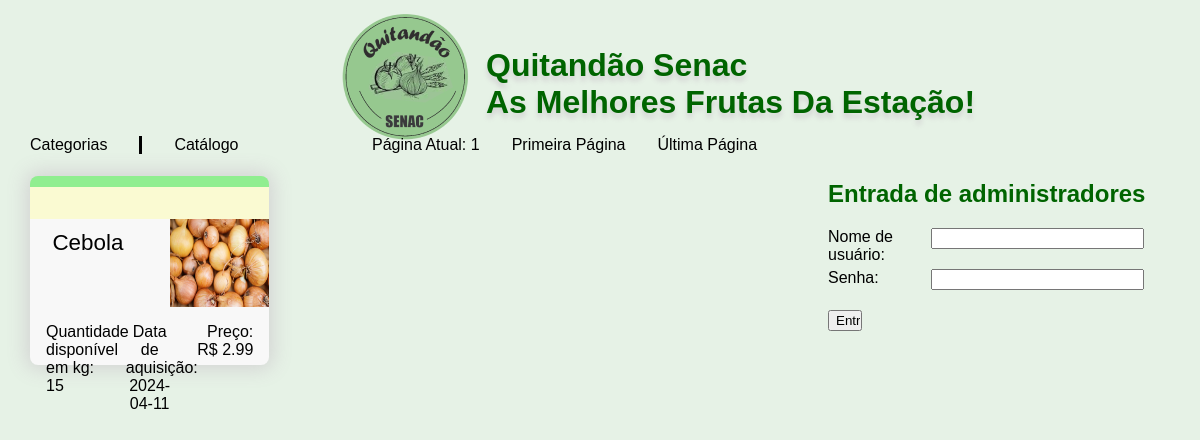
The page /segunda_pag.php?id_cat=3 on the database its author committed.
### tables this page shows
CREATE TABLE `produtos` (
  `id_produto` int NOT NULL AUTO_INCREMENT,
  `nome_produto` varchar(255) NOT NULL,
  `foto_produto` varchar(255) NOT NULL DEFAULT 'Sem Foto',
  `estado` varchar(100) NOT NULL DEFAULT 'Bom',
  `quantidade` int NOT NULL,
  `preco` float(4,2) NOT NULL,
  `data_adicao` date NOT NULL,
  `id_categoria` int NOT NULL,
  PRIMARY KEY (`id_produto`),
  KEY `fk_produto_categoria` (`id_categoria`),
  CONSTRAINT `fk_produto_categoria` FOREIGN KEY (`id_categoria`) REFERENCES `categorias` (`id_categoria`)
);

### segunda_pag.php (the view, shortened to what this page needs)
<?php
    include "conexao.php";
    if ( isset($_GET['id_cat']) ) {
        $id_cat = $_GET['id_cat'];
        $inicio = 0;
        $produtosPorPagina = 9;
        $todosProdutos = mysqli_query($conexao, "SELECT * FROM produtos INNER JOIN categorias WHERE produtos.id_categoria = categorias.id_categoria AND produtos.id_categoria = $id_cat");
        $numeroProdutos = mysqli_num_rows($todosProdutos);
        $paginas = ceil($numeroProdutos / $produtosPorPagina);
        if ( isset($_GET['nr_pag']) ) {
            $pagina_atual = $_GET['nr_pag'] - 1;
            $inicio = $pagina_atual * $produtosPorPagina;
        }
        else {
            $pagina_atual = 0;
        }
    }
    else {
    }
?>
<!DOCTYPE html>
<html lang="pt-br">
<head>
    <link rel="stylesheet" href="estilo.css">
</head>
<body>
    <header>
        <a href="index.php"><img src="Layout/logoquitanda-01 1.png" alt="Logotipo Quitandão"></a>
        <h1>
            Quitandão Senac<br>
            As Melhores Frutas Da Estação!
        </h1>
    </header>
    <nav>
        <div class="categoria catalogo">
            <a class="categoria" href="#" onclick="aparecerMain('categorias'), aparecerSumir('cadastroCat')">Categorias</a>
            <a class="catalogo" href="#" onclick="aparecerMain('catalogo'), aparecerSumir('cadastro')">Catálogo</a>
        </div>
        <div class="paginas" >
            <a class="paginas">Página Atual: <?= $pagina_atual + 1?></a>
            <a href="<?php echo $_SERVER['PHP_SELF']; ?>?nr_pag=1&id_cat=<?= $id_cat ?>" class="paginas">Primeira Página</a>
            <a href="<?php echo $_SERVER['PHP_SELF']; ?>?id_cat=<?= $id_cat ?>&nr_pag=<?= $paginas ?>" class="paginas">Última Página</a>
        </div>
        <div class="cadastro">
        </div>
    </nav>
    <main id="catalogo">
    <?php
        $produtos = mysqli_query($conexao, "SELECT * FROM produtos INNER JOIN categorias WHERE produtos.id_categoria = categorias.id_categoria AND produtos.id_categoria = $id_cat LIMIT $inicio, $produtosPorPagina");
        $quantBloco = 0;
        $numBloco = 0;
        while ( $produto = mysqli_fetch_assoc($produtos) ) {
            $quantBloco++;
            $numBloco++; if ( $quantBloco>9 ) {
                break;
            }
            if ( $produto['nome_categoria'] === "Frutas" ) {
                $corCat = "cor-frutas";
            }
            else if ( $produto['nome_categoria'] === "Verduras" ) {
                $corCat = "cor-verduras";
            }
            else if ( $produto['nome_categoria'] === "Legumes" ) {
                $corCat = "cor-legumes";
            }
            if ( $produto['estado'] == "Ótimo" ) {
                $estadoP = "estado-otimo";
            }
            else if ( $produto['estado'] == "Bom" ) {
                $estadoP = "estado-bom";
            }
            else if ( $produto['estado'] == "Ruim" ) {
                $estadoP = "estado-ruim";
            }
            ?>
        <div class="f<?= $numBloco." ".$corCat ?> visualizavel">
                <div class="<?= $estadoP ?>"></div>
                <p class="produto">
                    <?= $produto['nome_produto']; ?>
                </p>
                <?php if ( $produto['foto_produto'] !== "Sem Foto" ) { ?>
                    <p class="foto">
                        <img src="<?= $produto['foto_produto']?>">
                    </p>
                <?php }
                    else { ?>
                    <p class="foto sem_foto">
                        Sem foto do produto.
                    </p>
                <?php } ?>
                <p class="quant">Quantidade disponível em kg:
                    <?= $produto['quantidade']; ?>
                </p>
                <p class="preco">Preço:
                    <br>R$ <?= $produto['preco']; ?>
                </p>
                <p class="data">Data de aquisição:
                    <br><?= $produto['data_adicao']; ?>
                </p>
            </div>
        <?php }
         ?>
    </main>
    <aside id="formularios">
    <?php
            if ( $_SESSION ) {
        ?>
        <form action="salvar_produto.php" id="cadastro" method="post" enctype="multipart/form-data">
            <h2>Cadastre um produto</h2>
            <p>
                <label for="nome">Nome:</label>
                <input type="text" name="nome" id="nome">
            </p>
            <p>
                <label for="quantidade">Quantidade em kg:</label>
                <input type="number" name="quantidade" id="quantidade">
            </p>
            <p>
                <label for="estado">Estado:</label>
                <select name="estado" id="estado">
                    <option value="">Selecione</option>
                    <option value="Ótimo">Ótimo</option>
                    <option value="Bom">Bom</option>
                    <option value="Ruim">Ruim</option>
                </select>
            </p>
            <p>
                <label for="data">Data de aquisição:</label>
                <input type="date" name="data" id="data">
            </p>
            <p>
                <label for="categoria">Categoria:</label>
                <select name="categoria" id="categoria">
                    <option value="">Selecione</option>
                    <?php
                        $categorias = mysqli_query($conexao, "SELECT * FROM categorias");
                        while ($cat = mysqli_fetch_assoc($categorias)) {
                            echo "<option value=" . $cat["id_categoria"] . ">" . $cat["nome_categoria"] . "</option>";
                        }
                    ?>
                </select>
            </p>
            <p>
                <label for="foto">Foto do produto:</label>
                <input type="file" name="foto" id="foto">
            </p>
            <p>
                <label>Preço:</label>
                <input type="number" name="preco" step="0.01">
            </p>
            <p>
                <button type="submit" id="botao_cadastrar">Salvar</button>
            </p>
        </form>
        <?php
            }
            else { ?>
            <form action="login.php" method="post" id="login">
                <h2>Entrada de administradores</h2>
                <label for="nome_us">Nome de usuário:</label>
                <input type="text" name="nome_us" id="nome_us">
                <label for="senha_us">Senha:</label>
                <input type="password" name="senha_us" id="senha_us">
                <input type="submit" value="Entrar" name="entrar" id="botao_entrar">
            </form>
        <?php }
        ?>
    </aside>
</body>
</html>

### estilo.css (style rules this page uses)
body { width: 95%; margin: auto; display: grid; grid-template-columns: 7fr 3fr; grid-template-rows: 15vh 5vh 80vh; grid-template-areas: "h h" "n n" "m form"; background-color: #e6f2e6; font-family: Arial, Helvetica, sans-serif; }
header { grid-area: h; margin-top: 0.5em; display: grid; grid-template-columns: 4fr 6fr; grid-template-areas: "lo ti"; }
header a { grid-area: lo; text-align: right; }
header img { padding-right: 0.5em; }
header h1 { grid-area: ti; display: flex; align-items: center; color: darkgreen; text-shadow: lightgray 0 5px 5px; }
nav { grid-area: n; display: grid; grid-template-columns: 3fr 4fr 3fr; grid-template-areas: "p1 pa p2"; }
nav a { margin-top: 1em; margin-bottom: 1em; color: black; text-decoration: none; display: block; }
nav div.categoria { grid-area: p1; }
nav div.paginas { grid-area: pa; }
nav a.categoria, nav a.catalogo, nav a.cadastro, nav a.sessao { float:left; }
nav a.paginas { float: left; padding-right: 2em; }
nav a.categoria { border-right: solid medium black; padding-right: 2em; }
nav a.catalogo { padding-left: 2em; }
nav div.cadastro { grid-area: p2; }
main { margin-right: 2em; grid-area: m; display: grid; grid-template-rows: 26.66vh 26.66vh 26.66vh; grid-template-columns: 3.33fr 3.33fr 3.33fr; grid-template-areas: "f1 f2 f3" "f4 f5 f6" "f7 f8 f9"; }
main div { background-color: #f8f8f8; display: grid; margin-right: 3em; }
main div.visualizavel { grid-template-rows: 4vh 11vh 7.5vh; grid-template-columns: 1fr 1fr 1fr 0.5fr 0.5fr 1fr 1fr; grid-template-areas: "es es es es es es es" "no no no no fo fo fo" "qu qu da da da pr pr"; }
main div.f1 { grid-area: f1; margin: 1em 1em 0.5em 0; border-radius: 0.5em; box-shadow: lightgray 0px 0px 20px 4px; }
.cor-legumes { border-top: solid 0.7em lightgreen; }
main div.estado-otimo, main div.estado-bom, main div.estado-ruim { margin-right: revert; }
main div.estado-bom { grid-area: es; background-color: lightgoldenrodyellow; }
main div p { margin-left: 1em; margin-right: 1em; }
main div p.produto { grid-area: no; font-size: 1.4em; margin-top: 0.5em; }
main div p.quant { grid-area: qu; margin-right: 0; }
main div p.data { grid-area: da; text-align: center; }
main div p.preco { grid-area: pr; text-align: right; margin-left: 0; }
main div p.foto { grid-area: fo; margin: 0; }
main div p.foto img { width: 100%; height: 100%; }
aside#formularios { grid-area: form; }
form label { display: block; float: left; width: 30%; }
form input { display: block; width: 60%; }
form#login input { margin-bottom: 1.5em; }
form#login input[type="submit"] { width: 10%; }
form h2 { color: darkgreen; }

### rows shown on the page
produtos: nome_produto "Cebola", foto_produto (picture), quantidade "15", preco "2.99", data_adicao "2024-04-11"

### other values the page prints
$pagina_atual + 1 "1"
